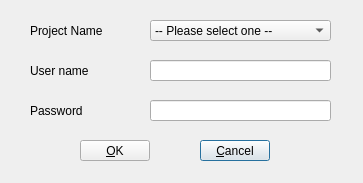
<?xml version="1.0" encoding="UTF-8"?>
<ui version="4.0">
 <class>LoginCMSDialogBase</class>
 <widget class="QDialog" name="LoginCMSDialogBase">
  <property name="geometry">
   <rect>
    <x>0</x>
    <y>0</y>
    <width>363</width>
    <height>183</height>
   </rect>
  </property>
  <property name="windowTitle">
   <string>Login</string>
  </property>
  <widget class="QPushButton" name="_cancelButton">
   <property name="geometry">
    <rect>
     <x>200</x>
     <y>140</y>
     <width>70</width>
     <height>21</height>
    </rect>
   </property>
   <property name="text">
    <string>&amp;Cancel</string>
   </property>
   <property name="shortcut">
    <string>Alt+C</string>
   </property>
  </widget>
  <widget class="QLabel" name="textLabel2_2">
   <property name="geometry">
    <rect>
     <x>30</x>
     <y>20</y>
     <width>81</width>
     <height>21</height>
    </rect>
   </property>
   <property name="text">
    <string>Project Name</string>
   </property>
   <property name="wordWrap">
    <bool>false</bool>
   </property>
  </widget>
  <widget class="QLabel" name="textLabel1">
   <property name="geometry">
    <rect>
     <x>30</x>
     <y>61</y>
     <width>111</width>
     <height>20</height>
    </rect>
   </property>
   <property name="text">
    <string>User name</string>
   </property>
   <property name="wordWrap">
    <bool>false</bool>
   </property>
  </widget>
  <widget class="QLabel" name="textLabel2">
   <property name="geometry">
    <rect>
     <x>30</x>
     <y>101</y>
     <width>80</width>
     <height>20</height>
    </rect>
   </property>
   <property name="text">
    <string>Password</string>
   </property>
   <property name="wordWrap">
    <bool>false</bool>
   </property>
  </widget>
  <widget class="QLineEdit" name="_username">
   <property name="geometry">
    <rect>
     <x>150</x>
     <y>60</y>
     <width>181</width>
     <height>21</height>
    </rect>
   </property>
  </widget>
  <widget class="QPushButton" name="_okButton">
   <property name="geometry">
    <rect>
     <x>80</x>
     <y>140</y>
     <width>70</width>
     <height>21</height>
    </rect>
   </property>
   <property name="text">
    <string>&amp;OK</string>
   </property>
   <property name="shortcut">
    <string>Alt+O</string>
   </property>
  </widget>
  <widget class="QLineEdit" name="_password">
   <property name="geometry">
    <rect>
     <x>150</x>
     <y>100</y>
     <width>181</width>
     <height>21</height>
    </rect>
   </property>
   <property name="echoMode">
    <enum>QLineEdit::Password</enum>
   </property>
  </widget>
  <widget class="QComboBox" name="_projectname">
   <property name="geometry">
    <rect>
     <x>150</x>
     <y>20</y>
     <width>181</width>
     <height>21</height>
    </rect>
   </property>
   <item>
    <property name="text">
     <string>-- Please select one --</string>
    </property>
   </item>
  </widget>
 </widget>
 <layoutdefault spacing="6" margin="11"/>
 <pixmapfunction>qPixmapFromMimeSource</pixmapfunction>
 <tabstops>
  <tabstop>_projectname</tabstop>
  <tabstop>_username</tabstop>
  <tabstop>_password</tabstop>
  <tabstop>_okButton</tabstop>
  <tabstop>_cancelButton</tabstop>
 </tabstops>
 <resources/>
 <connections>
  <connection>
   <sender>_okButton</sender>
   <signal>clicked()</signal>
   <receiver>LoginCMSDialogBase</receiver>
   <slot>accept()</slot>
   <hints>
    <hint type="sourcelabel">
     <x>20</x>
     <y>20</y>
    </hint>
    <hint type="destinationlabel">
     <x>20</x>
     <y>20</y>
    </hint>
   </hints>
  </connection>
  <connection>
   <sender>_cancelButton</sender>
   <signal>clicked()</signal>
   <receiver>LoginCMSDialogBase</receiver>
   <slot>reject()</slot>
   <hints>
    <hint type="sourcelabel">
     <x>20</x>
     <y>20</y>
    </hint>
    <hint type="destinationlabel">
     <x>20</x>
     <y>20</y>
    </hint>
   </hints>
  </connection>
 </connections>
</ui>
